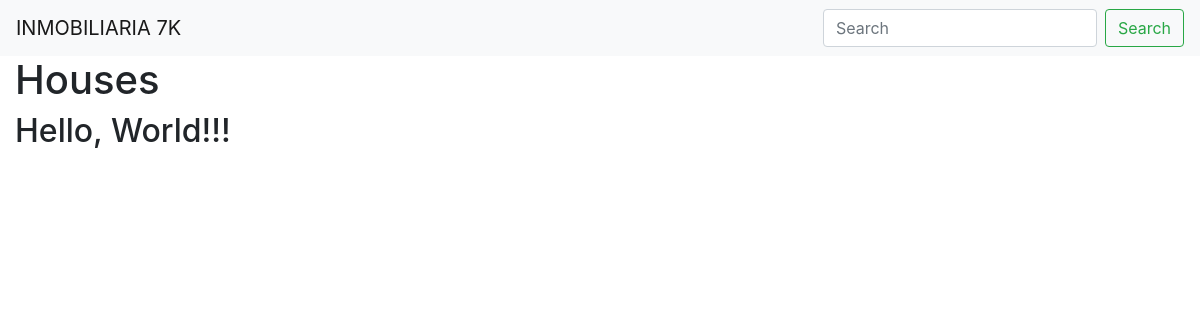
The app's page /, older data.
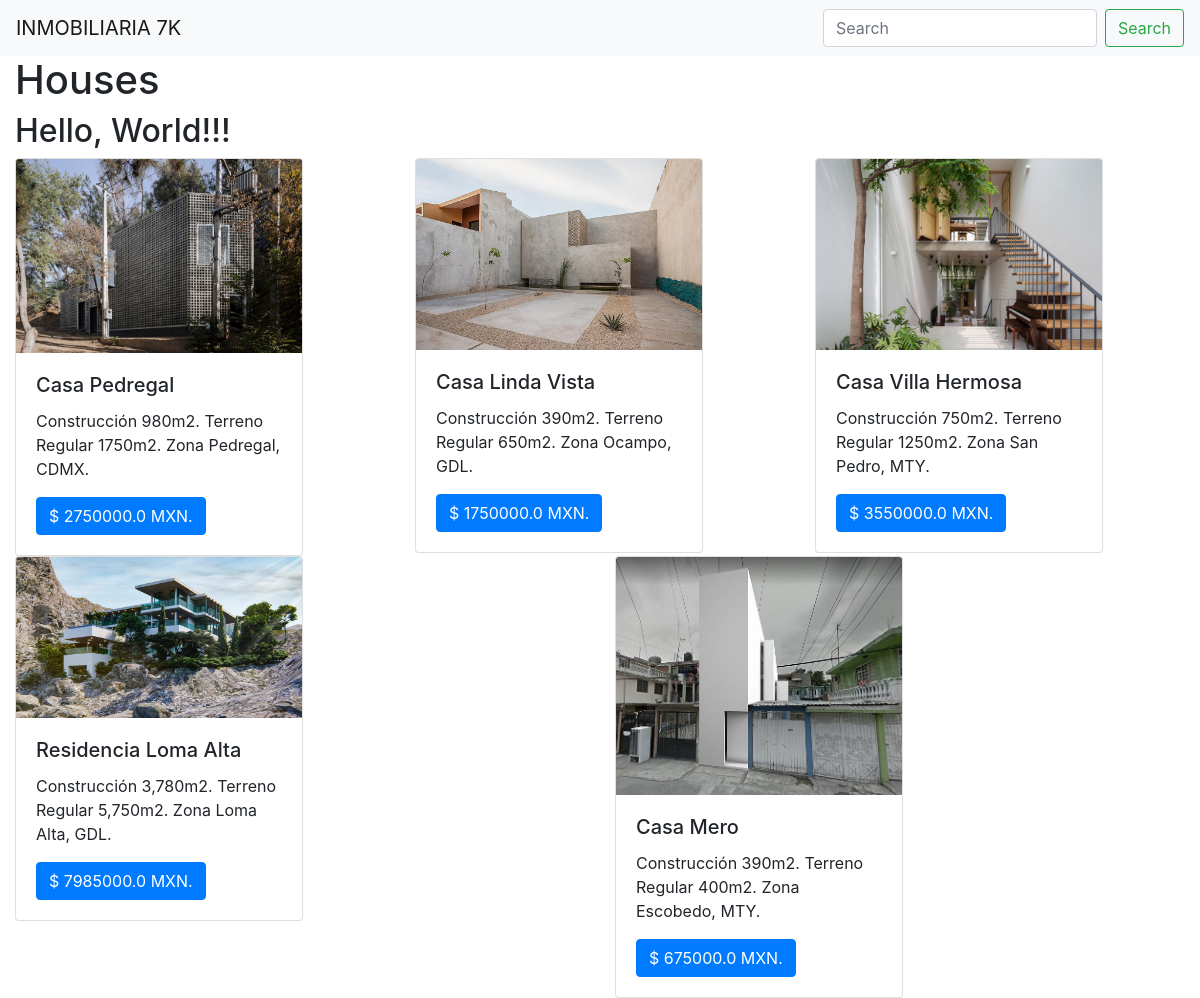
The same page, newer data.
### inventory/models.py (models this page shows)
class Product(models.Model):
    name = models.CharField(max_length=255)
    price = models.FloatField()
    description = models.CharField(max_length=650)
    image = models.ImageField(upload_to="media/")

### inventory/views.py (the view)
# urls.py: path("", views.myView),
def myView(request):
    products = Product.objects.all()
    return render(request, "index.html", {"products": products})

### inventory/templates/index.html
{% extends 'base.html' %}
{% block content %}
<h1>Houses</h1>
<h2>Hello, World!!!</h2>
<div class="row">
    {% for product in products %}
    <div class="col">
        <div class="card" style="width: 18rem;">
            <img src="{{product.image.url}}" width="120" class="card-img-top" />
            <div class="card-body">
                <h5 class="card-title">{{product.name}}</h5>
                <p class="card-text">{{product.description}}</p>
                <a href="#" class="btn btn-primary">$ {{product.price}} MXN.</a>
            </div>
        </div>
    </div>
    {% endfor %}
</div>
{% endblock %}

### templates/base.html (shortened to what this page needs)
<!doctype html>
<html lang="en">
<head>
    <link rel="stylesheet" href="https://stackpath.bootstrapcdn.com/bootstrap/4.3.1/css/bootstrap.min.css"
>
</head>
<body>
    <nav class="navbar navbar-light bg-light">
        <a class="navbar-brand" href="#">INMOBILIARIA 7K</a>
        <form class="form-inline my-2 my-lg-0">
            <input class="form-control mr-sm-2" type="search" placeholder="Search" aria-label="Search">
            <button class="btn btn-outline-success my-2 my-sm-0" type="submit">Search</button>
        </form>
    </nav>
    <div class="container-fluid">
        {% block content %}
        {% endblock %}
    </div>
</body>
</html>

Row changes from the older to the newer data that the page shows:
added Product: shows a picture, name "Casa Pedregal", description "Construcción 980m2. Terreno Regular 1750m2. Zona Pedregal, CDMX.", price "2750000.0"
added Product: shows a picture, name "Casa Linda Vista", description "Construcción 390m2. Terreno Regular 650m2. Zona Ocampo, GDL.", price "1750000.0"
added Product: shows a picture, name "Casa Villa Hermosa", description "Construcción 750m2. Terreno Regular 1250m2. Zona San Pedro, MTY.", price "3550000.0"
added Product: shows a picture, name "Residencia Loma Alta", description "Construcción 3,780m2. Terreno Regular 5,750m2. Zona Loma Alta, GDL.", price "7985000.0"
added Product: shows a picture, name "Casa Mero", description "Construcción 390m2. Terreno Regular 400m2. Zona Escobedo, MTY.", price "675000.0"
